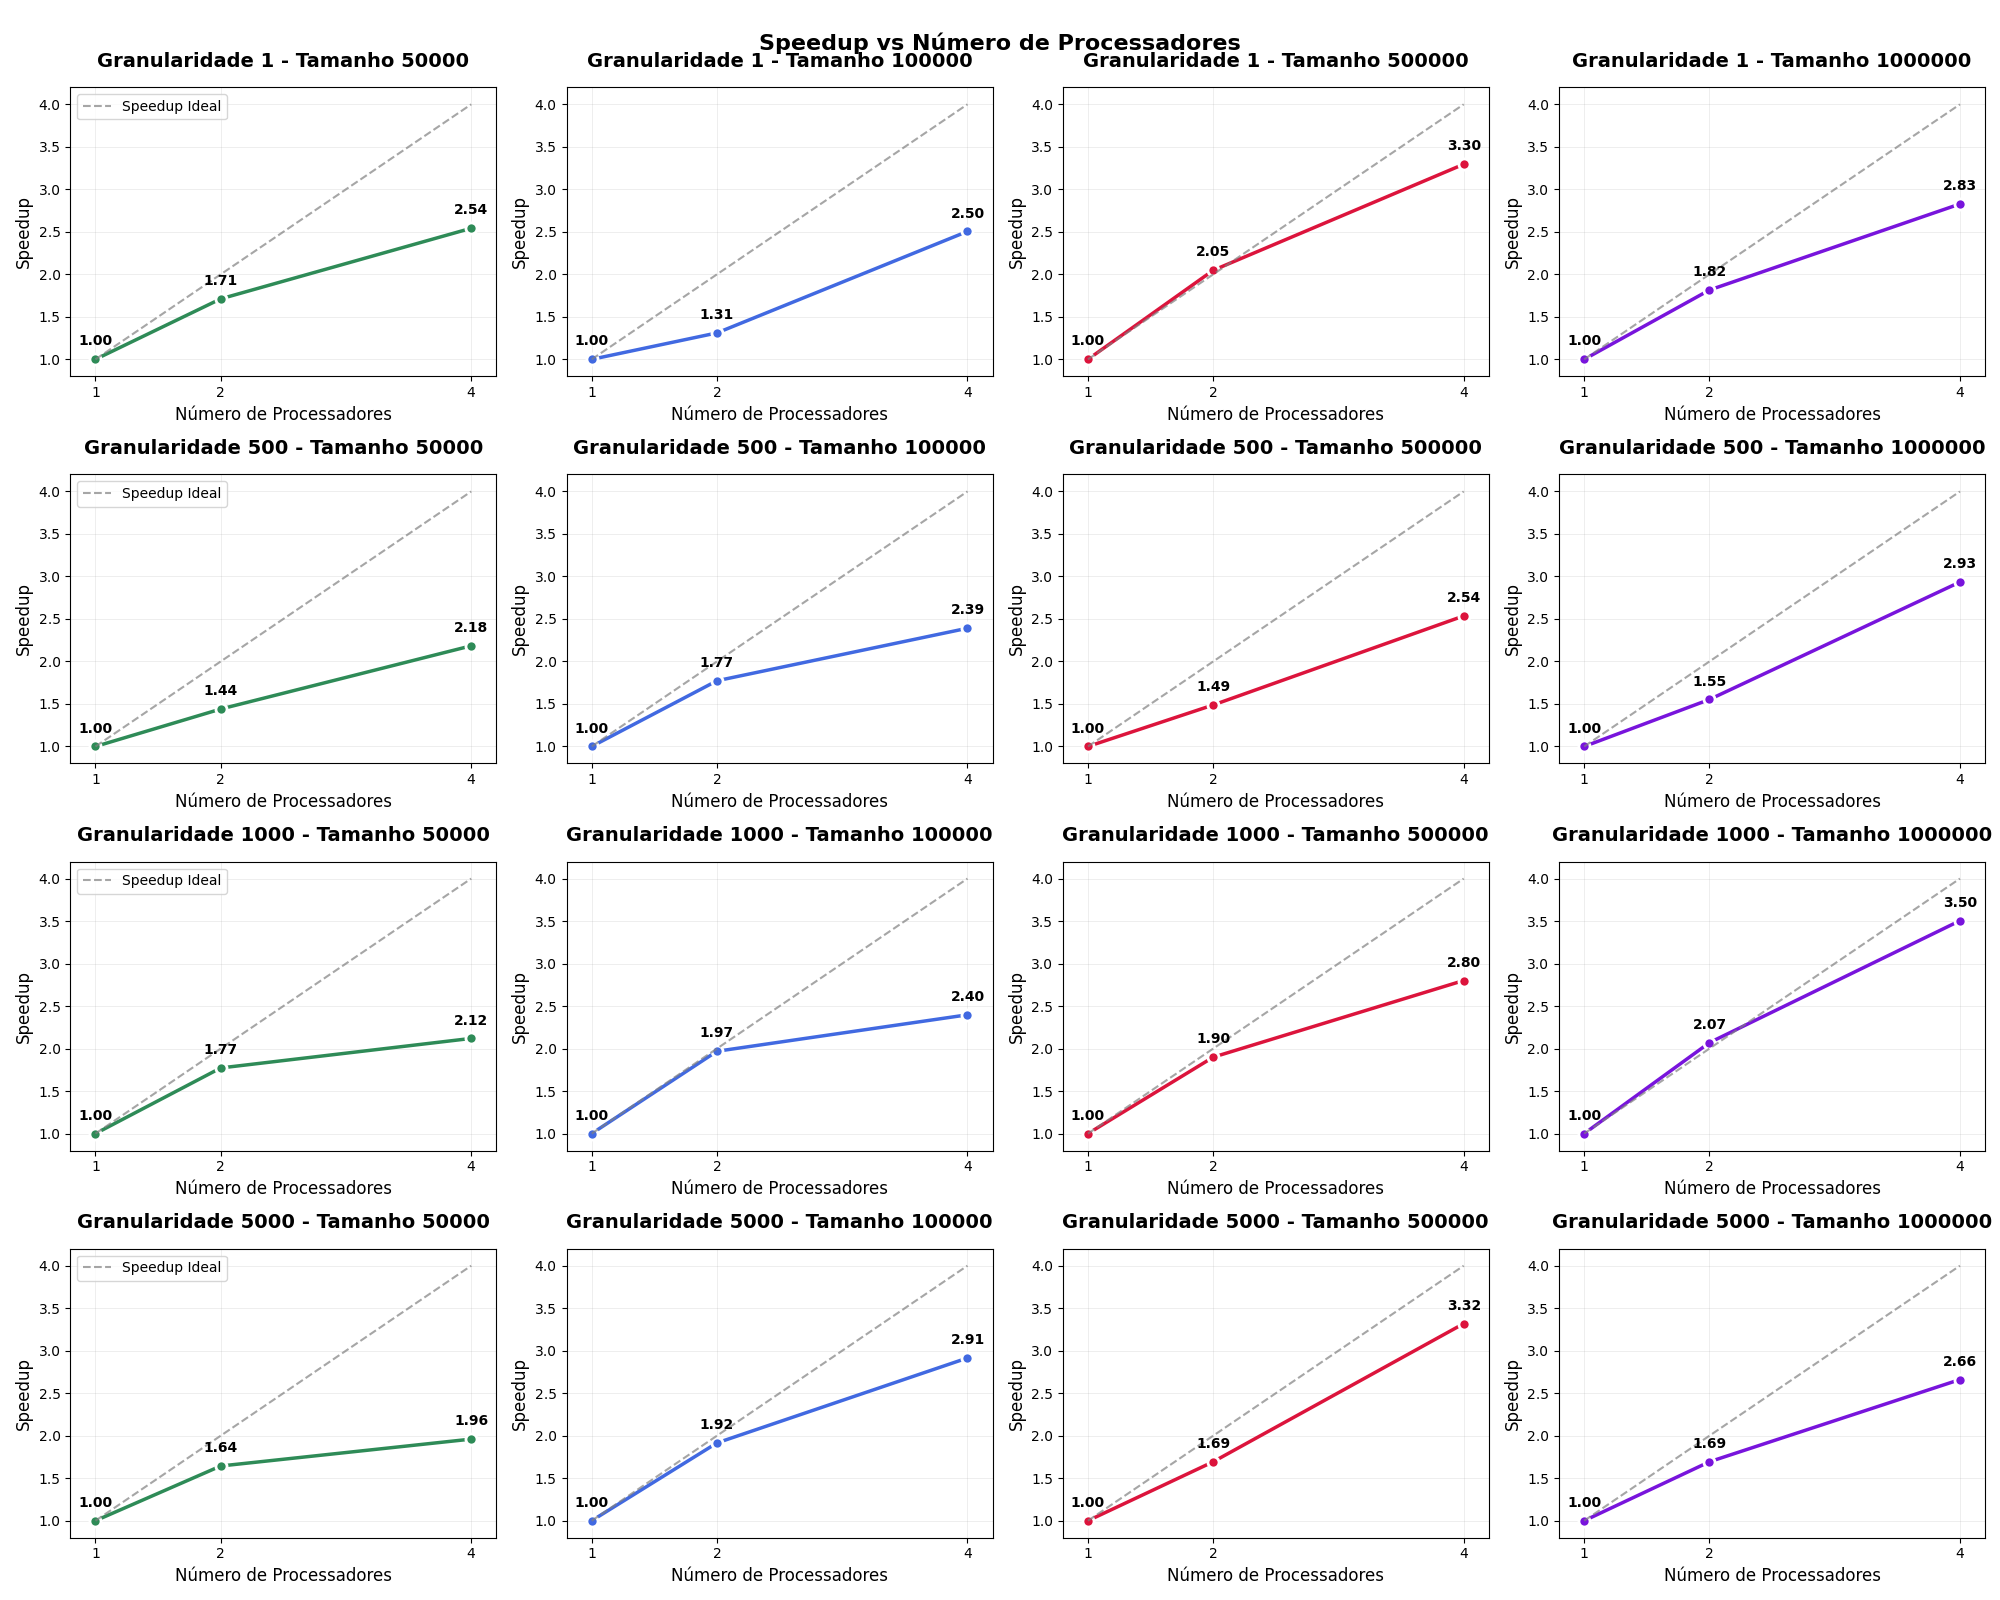

Here is the Python script that generated this plot:
import matplotlib.pyplot as plt
import numpy as np

dados = {
    1: {
        50000: {1: 0.116638, 2: 0.068143, 4: 0.045884},
        100000: {1: 0.215335, 2: 0.164258, 4: 0.085965},
        500000: {1: 1.239434, 2: 0.605324, 4: 0.376127},
        1000000: {1: 2.395317, 2: 1.319387, 4: 0.847059}
    },
    500: {
        50000: {1: 0.008533, 2: 0.005924, 4: 0.003907},
        100000: {1: 0.017033, 2: 0.009607, 4: 0.007124},
        500000: {1: 0.086655, 2: 0.058231, 4: 0.034174},
        1000000: {1: 0.195443, 2: 0.125859, 4: 0.066597}
    },
    1000: {
        50000: {1: 0.008000, 2: 0.004514, 4: 0.003774},
        100000: {1: 0.020448, 2: 0.010387, 4: 0.008529},
        500000: {1: 0.094249, 2: 0.049631, 4: 0.033649},
        1000000: {1: 0.190690, 2: 0.092126, 4: 0.054412}
    },
    5000: {
        50000: {1: 0.008762, 2: 0.005330, 4: 0.004470},
        100000: {1: 0.019760, 2: 0.010317, 4: 0.006780},
        500000: {1: 0.094068, 2: 0.055543, 4: 0.028345},
        1000000: {1: 0.181873, 2: 0.107390, 4: 0.068355}
    }
}

# Parametros
processadores = [1, 2, 4]
granularidade = [1, 500, 1000, 5000]
tamanhos = [50000, 100000, 500000, 1000000]

# Configuração da figura com 4 subplots
fig, axes = plt.subplots(len(granularidade), len(tamanhos), figsize=(18, 16))
fig.suptitle('Speedup vs Número de Processadores', fontsize=16, fontweight='bold')

# Cores para cada tamanho
cores = ['#2E8B57', '#4169E1', "#DC143C", '#7814dc']  # Verde, Azul, Vermelho, Roxo

for indexG, g in enumerate(granularidade):
    dados_granularidade = dados[g]
    for i, n in enumerate(tamanhos):
        # Cálculo do speedup para cada número de processadores
        tempos = [dados_granularidade[n][p] for p in processadores]
        tempo_sequencial = dados_granularidade[n][1]  # Tempo com 1 processador como referência
        speedups = [tempo_sequencial / tempo for tempo in tempos]
        
        # Criar o gráfico
        ax = axes[indexG, i]
        
        # Plot dos dados
        ax.plot(processadores, speedups, 'o-', color=cores[i], linewidth=2.5, 
                markersize=8, markerfacecolor=cores[i], markeredgecolor='white', 
                markeredgewidth=2)
        
        # Linha de speedup ideal (linear)
        speedup_ideal = processadores
        ax.plot(processadores, speedup_ideal, '--', color='gray', alpha=0.7, 
                linewidth=1.5, label='Speedup Ideal')
        
        # Configurações do gráfico
        ax.set_title(f'Granularidade {g} - Tamanho {n}', fontsize=14, fontweight='bold', pad=15)
        ax.set_xlabel('Número de Processadores', fontsize=12)
        ax.set_ylabel('Speedup', fontsize=12)
        ax.grid(True, alpha=0.3, linestyle='-', linewidth=0.5)
        ax.set_xlim(0.8, 4.2)
        ax.set_ylim(0.8, max(max(speedups), 4) + 0.2)
        
        # Configurar ticks
        ax.set_xticks(processadores)
        ax.set_xticklabels(processadores)
        
        # Adicionar valores nos pontos
        for j, (p, s) in enumerate(zip(processadores, speedups)):
            ax.annotate(f'{s:.2f}', (p, s), textcoords="offset points", 
                    xytext=(0,10), ha='center', fontsize=10, fontweight='bold')
        
        # Adicionar legenda apenas no primeiro gráfico
        if i == 0:
            ax.legend(loc='upper left', fontsize=10)

    # Mostrar estatísticas
    print("=== ANÁLISE DE SPEEDUP ===\n")
    for n in tamanhos:
        print(f"Problema com {n} números:")
        tempo_base = dados_granularidade[n][1]
        print(f"  Tempo base (1 proc): {tempo_base:.6f}s")
        
        for p in processadores[1:]:  # Pular 1 processador
            tempo_atual = dados_granularidade[n][p]
            speedup = tempo_base / tempo_atual
            eficiencia = speedup / p * 100
            print(f"  {p} proc: {tempo_atual:.6f}s | Speedup: {speedup:.2f} | Eficiência: {eficiencia:.1f}%")
        print()

    # Calcular e mostrar speedup médio
    print("=== SPEEDUP MÉDIO POR NÚMERO DE PROCESSADORES ===")
    for p in processadores[1:]:
        speedups_medios = []
        for n in tamanhos:
            speedup = dados_granularidade[n][1] / dados_granularidade[n][p]
            speedups_medios.append(speedup)
        speedup_medio = np.mean(speedups_medios)
        print(f"{p} processadores: {speedup_medio:.2f}")


# Ajustar layout
plt.tight_layout()
plt.show()
